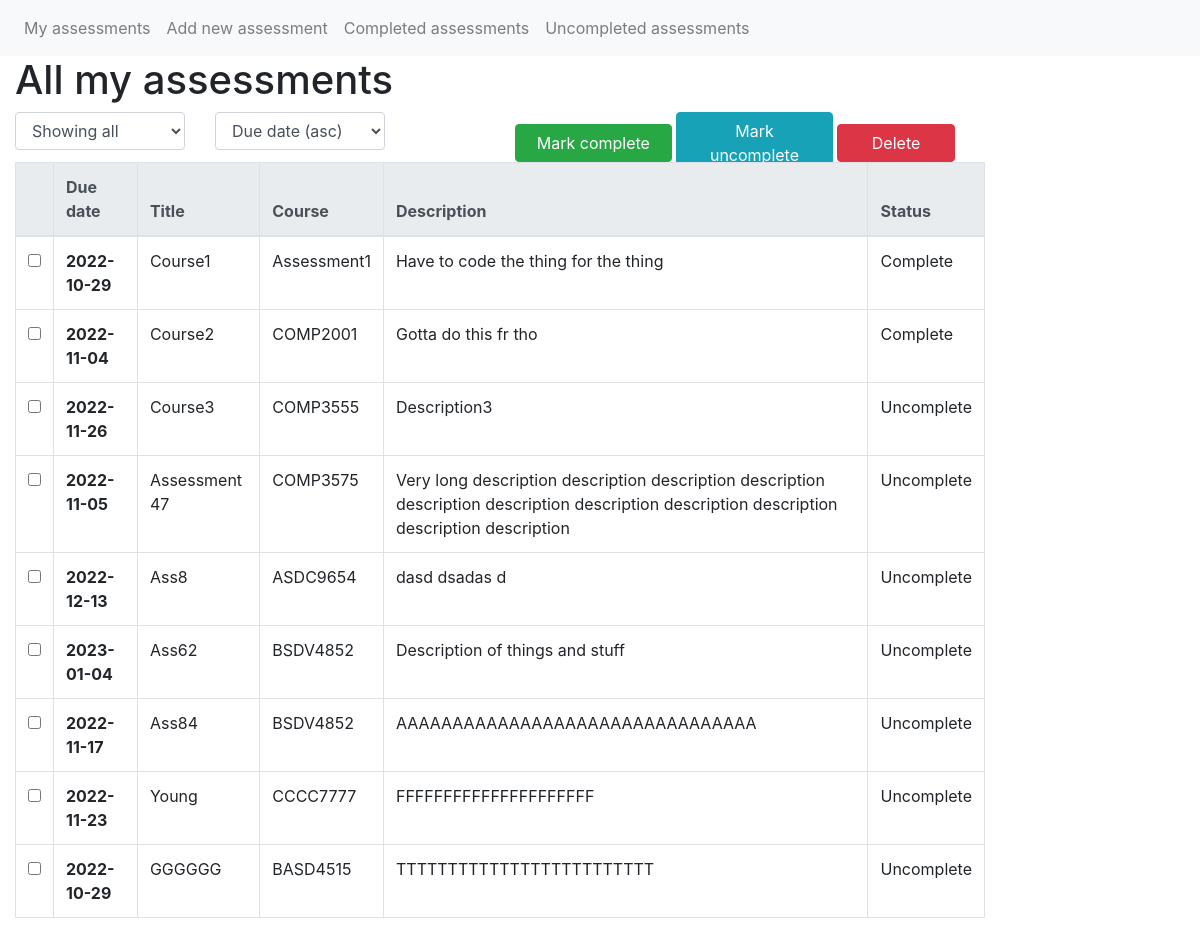
Before: / with the older database file.
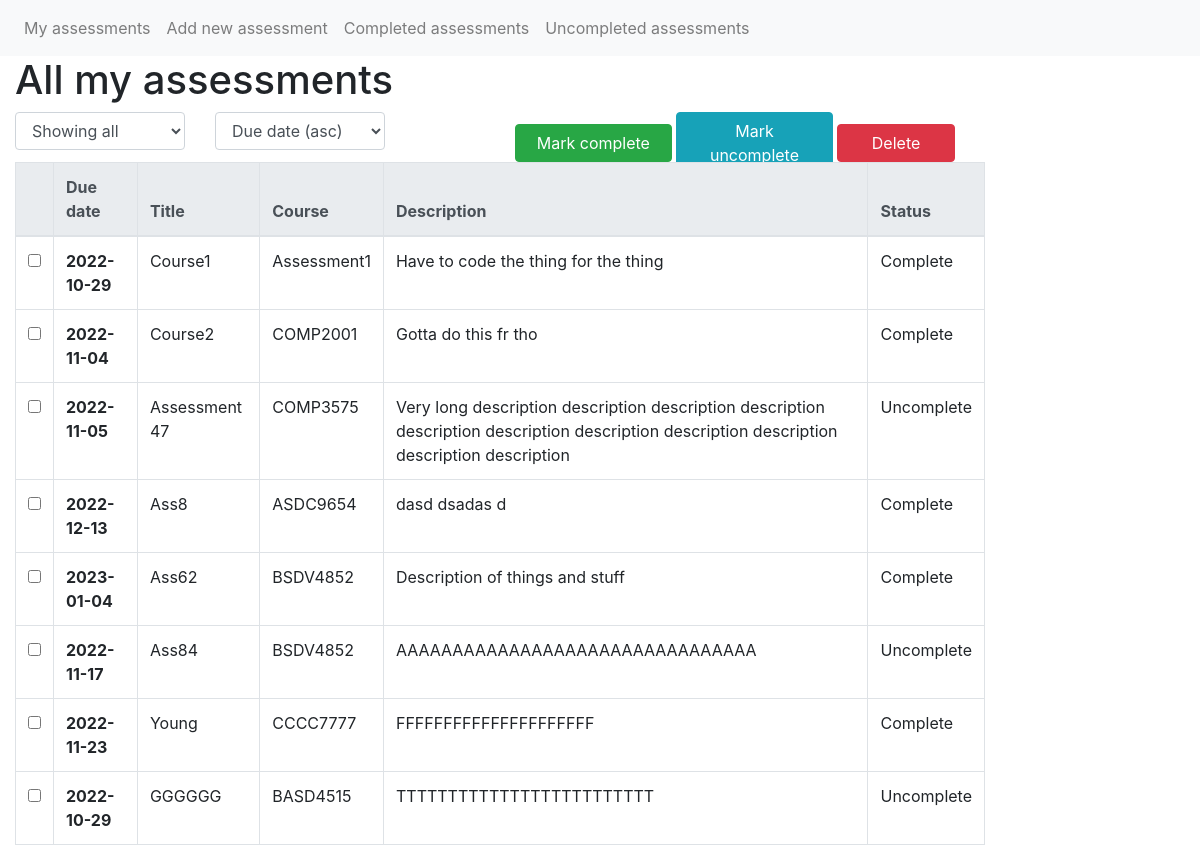
After: the same page with the newer database file.
### app/models.py (models this page shows)
class Assessment(db.Model):
    id = db.Column(db.Integer, primary_key=True)
    title = db.Column(db.String(50))
    code = db.Column(db.String(20))
    deadline = db.Column(db.Date)
    description = db.Column(db.String(1000))
    complete = db.Column(db.Boolean)

### app/views.py (the view)
@app.route('/', methods=['GET', 'POST'])
def home():
    form = ParameterForm()
    if 'home_button' in request.form:
        globals()[request.form['home_button']](request.form.getlist('assessment_id'))
        db.session.commit()
        return redirect(url_for('home'))
    if 'show_button' in request.form:
        return redirect(url_for('home'))
    return render_template('home.html', assessments=Assessment.query.all(), form=form)

### app/forms.py
class ParameterForm(FlaskForm):
    show = SelectField('show', choices=[('all', 'Showing all'),
                                        ('complete', 'Showing completed'),
                                        ('incomplete', 'Showing uncompleted')])
    sort = SelectField('sort', choices=[('asc', 'Due date (asc)'),
                                        ('desc', 'Due date (desc)'),
                                        ('added', 'Date added')])

### app/templates/home.html (shortened to what this page needs)
{% extends "base.html" %}
{% block content %}
<div class="container-fluid">
    <div class="row">
        <div class="col-6">
            <h1>All my assessments</h1>
        </div>
    </div>
    <body>
        <form action="" method="post" name="Home button">
            <div class="row">
                <div class="col-2">
                    {{ form.show(class_='form-control', id="show_button") }}
                </div>
                <div class="col-2">
                    {{ form.sort(class_='form-control') }}
                </div>
                <div class="col-5 offset-1" style="height: 50px">
                    <button type="submit" name="home_button" value="complete" class="btn btn-success col-4">Mark
                        complete</button>
                    <button type="submit" name="home_button" value="uncomplete" class="btn btn-info col-4">Mark
                        uncomplete</button>
                    <button type="submit" name="home_button" value="delete" class="btn btn-danger col-3">Delete</button>
                </div>
            </div>
            <div class="row">
                <div class="col-10">
                    <table class="table table-hover table-bordered">
                        <thead class="thead-light">
                            <tr>
                                <th scope="col">
                                </th>
                                <th scope="col">Due date</th>
                                <th scope="col">Title</th>
                                <th scope="col">Course</th>
                                <th class="col-6">Description</th>
                                <th scope="col">Status</th>
                            </tr>
                        </thead>
                        <tbody>
                            {% for ass in assessments %}
                            <tr>
                                <td><input type="checkbox" name="assessment_id" , value="{{ ass.id }}"></td>
                                <th scope=" row">{{ ass.deadline }}</th>
                                <td>{{ ass.title }}</td>
                                <td>{{ ass.code }}</td>
                                <td>{{ ass.description }}</td>
                                <td>
                                    {% if ass.complete %}
                                    Complete
                                    {% else %}
                                    Uncomplete
                                    {% endif %}
                                </td>
                            </tr>
                            {% endfor %}
                        </tbody>
                    </table>
                </div>
        </form>
    </body>
</div>
{% endblock %}

### app/templates/base.html (shortened to what this page needs)
<!DOCTYPE html>
<html>
<head>
  <link rel="stylesheet" href="https://stackpath.bootstrapcdn.com/bootstrap/4.2.1/css/bootstrap.min.css"
>
</head>
<body>
  <nav class="navbar navbar-expand-sm navbar-light bg-light">
    <div class="collapse navbar-collapse" id="navbarSupportedContent">
      <ul class="navbar-nav mr-auto">
        <li class="nav-item"><a class="nav-link" href="/">My assessments<span class="sr-only">(current)</span></a></li>
        <li class="nav-item"><a class="nav-link" href="/add">Add new assessment</a></li>
        <li class="nav-item"><a class="nav-link" href="/completed">Completed assessments</a></li>
        <li class="nav-item"><a class="nav-link" href="/incomplete">Uncompleted assessments</a></li>
      </ul>
    </div>
  </nav>
  {% block content %}{% endblock %}
</body>
</html>

Changed rows visible on the page:
removed Assessment: deadline "2022-11-26", title "Course3", code "COMP3555", description "Description3", complete "Uncomplete"
changed Assessment "Ass8": complete "Uncomplete" → "Complete"
changed Assessment "Ass62": complete "Uncomplete" → "Complete"
changed Assessment "Young": complete "Uncomplete" → "Complete"
